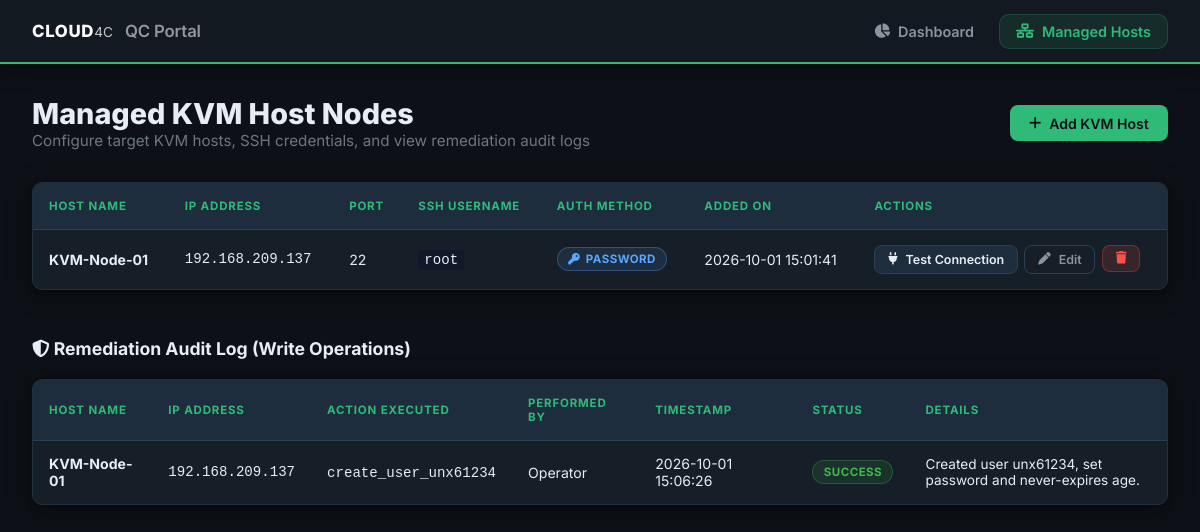
The app's page /hosts with its own data.
### tables this page shows
CREATE TABLE hosts (
                id INTEGER PRIMARY KEY AUTOINCREMENT,
                name TEXT NOT NULL,
                ip TEXT NOT NULL UNIQUE,
                port INTEGER DEFAULT 22,
                username TEXT DEFAULT 'root',
                auth_type TEXT DEFAULT 'key',
                ssh_key_path TEXT,
                password_enc TEXT,
                created_at TIMESTAMP DEFAULT CURRENT_TIMESTAMP
            , serial_number TEXT DEFAULT 'N/A');

CREATE TABLE remediation_log (
                id INTEGER PRIMARY KEY AUTOINCREMENT,
                host_id INTEGER NOT NULL,
                action TEXT NOT NULL,
                performed_by TEXT DEFAULT 'Operator',
                performed_at TIMESTAMP DEFAULT CURRENT_TIMESTAMP,
                status TEXT NOT NULL,
                details TEXT,
                FOREIGN KEY (host_id) REFERENCES hosts (id) ON DELETE CASCADE
            );

### app/routes/main.py (the view)
@main_bp.route('/hosts', methods=['GET'])
def hosts_list():
    db = get_db()
    cursor = db.cursor()
    cursor.execute('SELECT * FROM hosts ORDER BY name ASC')
    hosts = cursor.fetchall()
    cursor.execute('''
        SELECT r.*, h.name as host_name, h.ip as host_ip
        FROM remediation_log r
        JOIN hosts h ON r.host_id = h.id
        ORDER BY r.performed_at DESC LIMIT 15
    ''')
    remediations = cursor.fetchall()
    return render_template('hosts.html', hosts=hosts, remediations=remediations)

### app/db.py (called while the page is built)
def get_db():
    if 'db' not in g:
        g.db = sqlite3.connect(
            current_app.config['DATABASE'],
            detect_types=sqlite3.PARSE_DECLTYPES
        )
        g.db.row_factory = sqlite3.Row
    return g.db

### app/templates/hosts.html (shortened to what this page needs)
{% extends 'base.html' %}
{% block content %}
<div style="display: flex; justify-content: space-between; align-items: center; margin-bottom: 2rem;">
    <div>
        <h1 style="font-size: 1.8rem; font-weight: 800;">Managed KVM Host Nodes</h1>
        <p style="color: var(--text-muted); font-size: 0.95rem;">Configure target KVM hosts, SSH credentials, and view remediation audit logs</p>
    </div>
    <button type="button" class="btn btn-primary" data-modal-target="add-host-modal">
        <i class="fa-solid fa-plus"></i> Add KVM Host
    </button>
</div>
<div class="table-card">
    <div class="table-responsive">
        <table>
            <thead>
                <tr>
                    <th>Host Name</th>
                    <th>IP Address</th>
                    <th>Port</th>
                    <th>SSH Username</th>
                    <th>Auth Method</th>
                    <th>Added On</th>
                    <th>Actions</th>
                </tr>
            </thead>
            <tbody>
                {% for h in hosts %}
                <tr>
                    <td><strong>{{ h.name }}</strong></td>
                    <td style="font-family: monospace;">{{ h.ip }}</td>
                    <td>{{ h.port }}</td>
                    <td><code style="background: rgba(15,23,42,0.8); padding: 2px 6px; border-radius: 4px;">{{ h.username }}</code></td>
                    <td>
                        <span class="status-badge INFO">
                            <i class="fa-solid fa-key"></i> {{ h.auth_type | upper }}
                        </span>
                    </td>
                    <td>{{ h.created_at }}</td>
                    <td>
                        <div style="display: flex; gap: 0.4rem;">
                            <button type="button" class="btn btn-secondary btn-sm btn-test-conn" data-host-id="{{ h.id }}">
                                <i class="fa-solid fa-plug"></i> Test Connection
                            </button>
                            <button type="button" class="btn btn-outline btn-sm" data-modal-target="edit-host-modal-{{ h.id }}">
                                <i class="fa-solid fa-pen"></i> Edit
                            </button>
                            <form action="{{ url_for('main.delete_host', host_id=h.id) }}" method="POST" onsubmit="return confirm('Are you sure you want to delete host {{ h.name }}?');" style="display: inline;">
                                <button type="submit" class="btn btn-danger btn-sm">
                                    <i class="fa-solid fa-trash"></i>
                                </button>
                            </form>
                        </div>
                    </td>
                </tr>
                {% else %}
                <tr>
                    <td colspan="7" style="text-align: center; color: var(--text-muted); padding: 2rem;">
                        No hosts configured. Click <strong>Add KVM Host</strong> above.
                    </td>
                </tr>
                {% endfor %}
            </tbody>
        </table>
    </div>
</div>
<div class="section-title" style="margin-top: 3rem;">
    <span><i class="fa-solid fa-shield-halved"></i> Remediation Audit Log (Write Operations)</span>
</div>
<div class="table-card">
    <div class="table-responsive">
        <table>
            <thead>
                <tr>
                    <th>Host Name</th>
                    <th>IP Address</th>
                    <th>Action Executed</th>
                    <th>Performed By</th>
                    <th>Timestamp</th>
                    <th>Status</th>
                    <th>Details</th>
                </tr>
            </thead>
            <tbody>
                {% for r in remediations %}
                <tr>
                    <td><strong>{{ r.host_name }}</strong></td>
                    <td style="font-family: monospace;">{{ r.host_ip }}</td>
                    <td><code>{{ r.action }}</code></td>
                    <td>{{ r.performed_by }}</td>
                    <td>{{ r.performed_at }}</td>
                    <td>
                        <span class="status-badge {% if r.status == 'success' %}PASS{% else %}FAIL{% endif %}">
                            {{ r.status }}
                        </span>
                    </td>
                    <td style="font-size: 0.85rem; max-width: 300px;">{{ r.details }}</td>
                </tr>
                {% else %}
                <tr>
                    <td colspan="7" style="text-align: center; color: var(--text-muted); padding: 2rem;">
                        No write remediation operations logged yet.
                    </td>
                </tr>
                {% endfor %}
            </tbody>
        </table>
    </div>
</div>
{% endblock %}

### app/static/css/style.css (style rules this page uses)
:root { --bg-primary: #0d1117; --bg-secondary: #131920; --bg-card: #161e27; --bg-card-hover: #1c2733; --bg-elevated: #1e2d3d; --suse-green: #30ba78; --suse-dark-green: #0c322c; --suse-green-hover: #26a567; --suse-green-dim: rgba(48, 186, 120, 0.12); --suse-green-glow: rgba(48, 186, 120, 0.35); --text-primary: #e6edf3; --text-secondary:#8b949e; --text-muted: #6e7681; --text-dark: #e6edf3; --text-light: #f0f6fc; --border-color: #21303d; --border-bright: #2d4052; --pass-color: #3fb950; --pass-bg: rgba(63, 185, 80, 0.12); --pass-border: rgba(63, 185, 80, 0.3); --fail-color: #f85149; --fail-bg: rgba(248, 81, 73, 0.12); --fail-border: rgba(248, 81, 73, 0.3); --warn-color: #d29922; --warn-bg: rgba(210, 153, 34, 0.12); --warn-border: rgba(210, 153, 34, 0.3); --info-color: #58a6ff; --info-bg: rgba(88, 166, 255, 0.12); --info-border: rgba(88, 166, 255, 0.3); --na-color: #8b949e; --na-bg: rgba(139, 148, 158, 0.1); --na-border: rgba(139, 148, 158, 0.25); --font-family: 'Inter', system-ui, -apple-system, BlinkMacSystemFont, 'Segoe UI', Roboto, sans-serif; --radius: 10px; --shadow: 0 4px 24px rgba(0, 0, 0, 0.4), 0 1px 4px rgba(0, 0, 0, 0.3); --shadow-green: 0 0 20px rgba(48, 186, 120, 0.15); }
* { box-sizing: border-box; margin: 0; padding: 0; }
body { background-color: var(--bg-primary); color: var(--text-primary); font-family: var(--font-family); min-height: 100vh; display: flex; flex-direction: column; }
.section-title { font-size: 1.1rem; font-weight: 700; color: var(--text-primary); margin-bottom: 1.25rem; display: flex; align-items: center; justify-content: space-between; }
.btn { display: inline-flex; align-items: center; gap: 0.5rem; padding: 0.6rem 1.2rem; border-radius: 8px; font-size: 0.88rem; font-weight: 600; cursor: pointer; border: none; transition: all 0.2s ease; text-decoration: none; font-family: var(--font-family); }
.btn-primary { background: var(--suse-green); color: #0d1117; }
.btn-secondary { background: var(--bg-elevated); color: var(--text-primary); border: 1px solid var(--border-bright); }
.btn-outline { background: transparent; border: 1px solid var(--border-bright); color: var(--text-secondary); }
.btn-danger { background: rgba(248, 81, 73, 0.15); color: var(--fail-color); border: 1px solid var(--fail-border); }
.btn-sm { padding: 0.4rem 0.8rem; font-size: 0.78rem; }
.table-card { background: var(--bg-card); border: 1px solid var(--border-color); border-radius: var(--radius); overflow: hidden; box-shadow: var(--shadow); margin-bottom: 2rem; }
.table-responsive { width: 100%; overflow-x: auto; }
table { width: 100%; border-collapse: collapse; text-align: left; font-size: 0.88rem; }
th { background: var(--bg-elevated); color: var(--suse-green); font-weight: 700; text-transform: uppercase; font-size: 0.72rem; letter-spacing: 0.07em; padding: 1rem; border-bottom: 1px solid var(--border-bright); }
td { padding: 0.9rem 1rem; border-bottom: 1px solid var(--border-color); color: var(--text-primary); vertical-align: middle; }
tr:last-child td { border-bottom: none; }
.status-badge { display: inline-flex; align-items: center; gap: 0.35rem; padding: 0.25rem 0.65rem; border-radius: 20px; font-size: 0.72rem; font-weight: 700; text-transform: uppercase; letter-spacing: 0.04em; }
.status-badge.PASS { background: var(--pass-bg); color: var(--pass-color); border: 1px solid var(--pass-border); }
.status-badge.INFO { background: var(--info-bg); color: var(--info-color); border: 1px solid var(--info-border); }

### records on screen
hosts: name "KVM-Node-01", ip "192.168.209.137", port "22", username "root", auth_type "PASSWORD", created_at "2026-10-01 15:01:41"
remediation_log: host_name "KVM-Node-01", host_ip "192.168.209.137", action "create_user_unx61234", performed_by "Operator", performed_at "2026-10-01 15:06:26", status "SUCCESS", details "Created user unx61234, set password and never-expires age."
